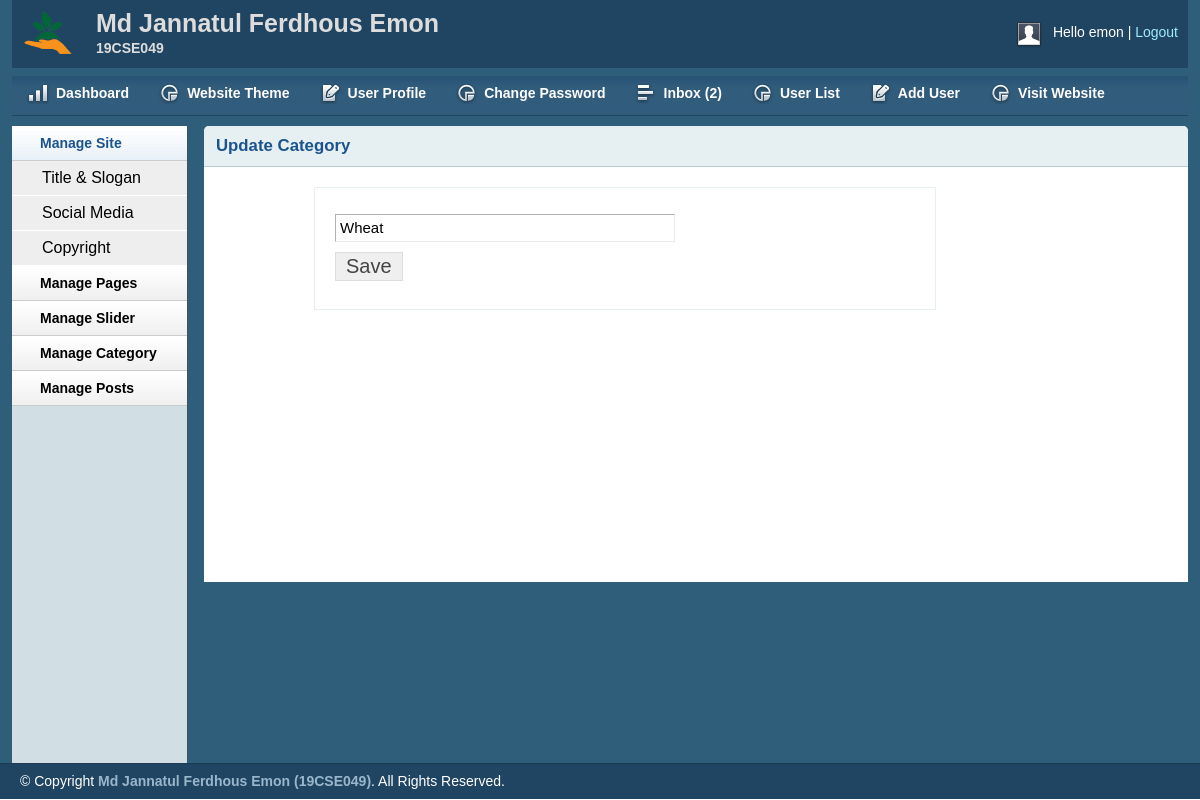
Screenshot of /admin/editcat.php?catid=4 (signed in) with the database file from the repository.
### tables this page shows
CREATE TABLE `title_slogan` (
  `id` int(11) NOT NULL,
  `title` varchar(255) NOT NULL,
  `slogan` varchar(255) NOT NULL,
  `logo` varchar(255) NOT NULL
);

CREATE TABLE `category` (
  `id` int(11) NOT NULL,
  `name` varchar(50) NOT NULL
);

### lib/Database.php (called while the page is built, shortened)
<?php
Class Database{
	public $host   = DB_HOST;
	public $user   = DB_USER;
	public $pass   = DB_PASS;
	public $dbname = DB_NAME;
	public $link;
	private function connectDB(){
	$this->link = new mysqli($this->host, $this->user, $this->pass, $this->dbname);
 }
	public function select($query){
		$result = $this->link->query($query) or die($this->link->error.__LINE__);
		if($result->num_rows > 0){
			return $result;
		} else {
			return false;
		}
	}
}

### lib/Session.php (called while the page is built, shortened)
<?php
    class Session{
        public static function get($key){
            if(isset($_SESSION[$key])){
               return $_SESSION[$key];
            }
            else{
                return false;
            }
        }
    }
?>

### admin/editcat.php (the view, shortened to what this page needs)
<?php include 'inc/header.php';?>
<?php include 'inc/sidebar.php';?>
<?php
if(!isset($_GET['catid']) || $_GET['catid'] == NULL){
echo "<script>window.location = 'catlist.php';</script>";
}
else{
$id = $_GET['catid'];
}
?>
<div class="grid_10">
    <div class="box round first grid">
        <h2>Update Category</h2>
        <div class="block copyblock">
<?php
    $query = "select * from category where id='$id' order by id desc";
    $category = $db->select($query);
    if($category){
    while($result = $category->fetch_assoc()){
?>
            <form action="" method="post">
            <table class="form">
                <tr>
                    <td>
                        <input type="text" name="name" value=<?php echo $result['name'] ?> class="medium" />
                    </td>
                </tr>
                <tr>
                    <td>
                        <input type="submit" name="submit" Value="Save" />
                    </td>
                </tr>
            </table>
            </form>
            <?php } } ?>
        </div>
    </div>
</div>
<?php include 'inc/footer.php';?>

### admin/inc/header.php (shortened to what this page needs)
<?php
include '../lib/Session.php';
?>
<?php include '../lib/Database.php';?>
<?php
	$db = new Database();
?>
<!DOCTYPE html>
<html>
<head>
<link rel="stylesheet" type="text/css" href="css/reset.css" media="screen" />
<link rel="stylesheet" type="text/css" href="css/text.css" media="screen" />
<link rel="stylesheet" type="text/css" href="css/grid.css" media="screen" />
<link rel="stylesheet" type="text/css" href="css/layout.css" media="screen" />
<link rel="stylesheet" type="text/css" href="css/nav.css" media="screen" />
<link href="css/table/demo_page.css" rel="stylesheet" type="text/css" />
</head>
<body>
<div class="container_12">
    <div class="grid_12 header-repeat">
    <?php
        $query = "select * from title_slogan where id='1'";
        $blog = $db->select($query);
        if($blog){
            while($result = $blog->fetch_assoc()){
    ?>
        <div id="branding">
            <div class="floatleft logo">
                <img src="<?php echo $result['logo']; ?>" alt="Logo" />
            </div>
            <div class="floatleft middle">
                <h1><?php echo $result['title']; ?></h1>
                <p><?php echo $result['slogan']; ?></p>
            </div>
            <div class="floatright">
                <div class="floatleft">
                    <img src="img/img-profile.jpg" alt="Profile Pic" /></div>
                <div class="floatleft marginleft10">
                    <ul class="inline-ul floatleft">
                        <li>Hello <?php echo Session::get('username'); ?></li>
                        <li><a href="?action=logout">Logout</a></li>
                    </ul>
                </div>
            </div>
        </div>
    <?php } } ?>
    </div>
    <div class="grid_12">
        <ul class="nav main">
            <li class="ic-dashboard"><a href="index.php"><span>Dashboard</span></a> </li>
            <?php
                if(Session::get('userRole')=='0'){
            ?>
            <li class="ic-charts"><a href="theme.php"><span>Website Theme</span></a> </li>
            <?php } ?>
            <li class="ic-form-style"><a href="profile.php"><span>User Profile</span></a></li>
            <li class="ic-charts"><a href="changepassword.php"><span>Change Password</span></a></li>
            <?php
                if(Session::get('userRole')=='0' || Session::get('userRole')=='1'){
            ?>
            <li class="ic-grid-tables"><a href="inbox.php"><span>
                Inbox
                <?php
                $query = "select * from contact where status='0' order by id desc";
				$msg = $db->select($query);
                if($msg){
                    $count = mysqli_num_rows($msg);
                    echo "(".$count.")";
                }
                else{
                    echo "(0)";
                }
                ?>
                </span></a></li>
            <?php } ?>
            <li class="ic-charts"><a href="userlist.php"><span>User List</span></a></li>
            <?php
                if(Session::get('userRole')=='0'){
            ?>
            <li class="ic-form-style"><a href="adduser.php"><span>Add User</span></a></li>
            <?php } ?>
            <li class="ic-charts"><a href="../index.php"><span>Visit Website</span></a></li>
        </ul>
    </div>

### admin/css/layout.css (style rules this page uses)
body { background: #fff none repeat scroll 0 0; color: #444; font-size: 14px; padding: 0; }
.floatleft { float:left; }
.logo img { margin-top: -15px; width: 52px; }
.middle { margin-left: 22px; margin-top: -14px; }
.middle h1 { color:#ddd;margin:0 }
.middle p { color: #ddd; margin: 0; font-weight: bold; }
.floatright { float:right; }
.inline-ul li { display:inline; color:#fff; }
.marginleft10 { margin-left:10px; }
a { color: #000; font-weight:bold; text-decoration: none; }
.container_12, .container_16 { background:#2E5E79; }
h1, h2, h3, h4, h5, h6 { line-height:1.2em; margin-bottom:.3em; }
h2 { margin-top:1em; }
#branding { font-weight: normal; margin-bottom: 0; padding: 22px 10px 3px; text-align: left; }
.header-repeat { background:url(../img/header-repeat.jpg) repeat-x; }
#branding a { color:#A1EAFF; font-weight:normal; }
#branding a:before { content:" | "; color:#fff; }
#branding ul, #branding ul li { margin:0px; padding:0px; }
#branding li { padding:0px 0px 0px 0px !important; }
.box { background:#fff; margin-bottom:20px; padding:10px 10px 10px 10px; margin-left:-8px; }
.box.grid { padding-bottom:40px; }
.box.round { -moz-border-radius: 5px 5px 0px 0px; -webkit-border-radius: 5px 5px 0px 0px; border-radius: 5px 5px 0px 0px; }
.box h2 { font-size:1.2em; font-weight:bold; color:#1B548D; background:#E6F0F3; margin:-10px -10px 0 -10px; padding:10px 12px; border-bottom:1px solid #B3CBD6; -moz-border-radius: 5px 5px 0px 0px; -webkit-border-radius: 5px 5px 0px 0px; border-radius: 5px 5px 0px 0px; }
.box.first { min-height: 406px; }
.block { padding-top:20px; }
.copyblock { border: 1px solid #e6f0f3; line-height: 32px; margin-left: 100px; margin-top: 20px; padding-left: 20px; width: 600px; }
p { margin-bottom:1em; }
ul, ol { padding-top:0; }
table.form { width:100%; }
table.form td { padding:4px 0px; }
table.form input, table.form select { font-size: 15px; padding: 4px 4px 5px 4px; border-top: 1px solid #b3b3b3; border-left: 1px solid #b3b3b3; border-right: 1px solid #eaeaea; border-bottom: 1px solid #eaeaea; }
table.form input[type="submit"] { border: 1px solid #ddd; color: #444; cursor: pointer; font-size: 20px; padding: 2px 10px; }
input.medium { width: 55%; }
.block { padding-bottom:1px; }

### rows the page displays
title_slogan: logo (picture), title "Md Jannatul Ferdhous Emon", slogan "19CSE049"
category: name "Wheat"

### other values shown
$count "2"
